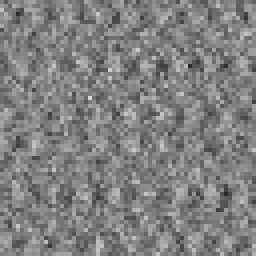
#> input picture HW3/sample.png, 64 x 64 px (shown 4 times larger)
$ jupyter execute hw3.ipynb   (shell and % lines are left out)
#> lines starting #> are read from the running program, lines starting #| are printed output that depends on the picture; after the words box and inside, x2 and y2 are one past the last pixel; in counts of white or black regions, pixels touching at a corner belong together; long printed decimals are rounded
## 画像工学特論課題 3
### 二次元フーリエ変換
<div style="text-align: right"> エネルギー環境システム専攻修士課程1年 26213167 </div>
<div style="text-align: right"> 和田拓弥 </div>

与えられた画像について可視化したものを以下に示す．

[cell 1]
# import library
import cv2
from matplotlib import pyplot as plt
import numpy as np

[cell 2]
# read img
img = cv2.imread("sample.png", 0)
#> img is the input picture: shape (64, 64); min 40, max 217, mean 128.4

# show img
fig = plt.imshow(img, cmap='gray')
plt.show()

この画像について以下に示す二次元離散フーリエ変換(以下DDFT)を試みる．画像から $N_x = 64, N_y = 64$ である．

$$
F_{m_x, m_y} = \frac{1}{N_xN_y}\sum_{n_x=0}^{N_x-1}\sum_{n_y=0}^{N_y-1}f_{n_x, n_y}\exp\{-i(\frac{2\pi m_xn_x}{N_x}+\frac{2\pi m_yn_y}{N_y})\}
$$

ここで上式はループ構造として4重ループ $(= {N_x}^2{N_y}^2)$ の構成となっており，これでは実行時の処理負荷が大きくなる．これを解消するべく，以下の式で示す $G_{n_x, m_y}$ を事前に計算することで3重ループ $(= {N_x}^2N_y + N_x{N_y}^2)$ に工夫した．

$$
G_{n_x, m_y} = \frac{1}{N_y}\sum_{n_y=0}^{N_y-1}f_{n_x, n_y}\exp(-i\frac{2\pi m_yn_y}{N_y})
$$

$$
F_{m_x, m_y} = \frac{1}{N_x}\sum_{n_x=0}^{N_x-1}G_{n_x, m_y}\exp(-i\frac{2\pi m_xn_x}{N_x})
$$

さらに回転子の計算についても計算過程を工夫した．$F_{m_x, m_y}, G_{n_x, m_y}$ の実部と虚部は別々に計算し，$\exp(-i\frac{2\pi nm}{N})$ は $nm$ を $N$ で割った $N (= N_x, N_y)$ 通りの余りを格納した配列，合計4配列について，予め計算することより処理負荷を低減した．

[cell 3]
# define DDFT function
def ddft(data, data2=None, mode="dft"):
#> called with data2 = 'dft', mode = 'dft'
    Ny, Nx = data.shape
#> Ny = 64; Nx = 64

    ReFmxmy = np.zeros_like(data).astype(float)
    ImFmxmy = np.zeros_like(data).astype(float)
    ReGnxmy = np.zeros_like(data).astype(float)
    ImGnxmy = np.zeros_like(data).astype(float)

    ReWpNx = [np.cos(2 * np.pi * i / Nx) for i in range(Nx)]
    ImWpNx = [np.sin(2 * np.pi * i / Nx) for i in range(Nx)]
    ReWpNy = [np.cos(2 * np.pi * i / Ny) for i in range(Ny)]
    ImWpNy = [np.sin(2 * np.pi * i / Ny) for i in range(Ny)]

    if mode == "dft":
        for nx in range(Nx):
            for my in range(Ny):
                for ny in range(Ny):
                    ReGnxmy[my][nx] += data[ny][nx] * ReWpNy[(my * ny) % Ny]
                    ImGnxmy[my][nx] += -data[ny][nx] * ImWpNy[(my * ny) % Ny]
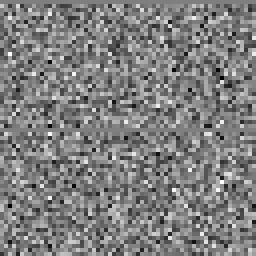
#> ImGnxmy: shape (64, 64) float64 (shown 4 times larger); min -346.4, max 346.4, mean 0; drawn with min black and max white

        for mx in range(Nx):
            for my in range(Ny):
                for nx in range(Nx):
                    ReFmxmy[my][mx] += ReGnxmy[my][nx] * ReWpNx[(mx * nx) % Nx] + ImGnxmy[my][nx] * ImWpNx[(mx * nx) % Nx]
                    ImFmxmy[my][mx] += -ReGnxmy[my][nx] * ImWpNx[(mx * nx) % Nx] + ImGnxmy[my][nx] * ReWpNx[(mx * nx) % Nx]

        ReFmxmy /= Nx * Ny
        ImFmxmy /= Nx * Ny

    elif mode == "idft":
        for nx in range(Nx):
            for my in range(Ny):
                for ny in range(Ny):
                    ReGnxmy[my][nx] += data[ny][nx] * ReWpNy[(my * ny) % Ny] - data2[ny][nx] * ImWpNy[(my * ny) % Ny]
                    ImGnxmy[my][nx] += data[ny][nx] * ImWpNy[(my * ny) % Ny] + data2[ny][nx] * ReWpNy[(my * ny) % Ny]

        for mx in range(Nx):
            for my in range(Ny):
                for nx in range(Nx):
                    ReFmxmy[my][mx] += ReGnxmy[my][nx] * ReWpNx[(mx * nx) % Nx] - ImGnxmy[my][nx] * ImWpNx[(mx * nx) % Nx]
                    ImFmxmy[my][mx] += ReGnxmy[my][nx] * ImWpNx[(mx * nx) % Nx] + ImGnxmy[my][nx] * ReWpNx[(mx * nx) % Nx]

        ReFmxmy /= Nx * Ny
        ImFmxmy /= Nx * Ny

    return ReFmxmy, ImFmxmy

[cell 4]
ReFm, ImFm = ddft(img, "dft")

[cell 5]
ReFm2 = np.zeros_like(ReFm)
ImFm2 = np.zeros_like(ImFm)

ReFm2[0:32, 0:32], ReFm2[32:, 0:32], ReFm2[0:32, 32:], ReFm2[32:, 32:] = ReFm[32:, 32:], ReFm[0:32, 32:], ReFm[32:, 0:32], ReFm[0:32, 0:32]
ImFm2[0:32, 0:32], ImFm2[32:, 0:32], ImFm2[0:32, 32:], ImFm2[32:, 32:] = ImFm[32:, 32:], ImFm[0:32, 32:], ImFm[32:, 0:32], ImFm[0:32, 0:32]
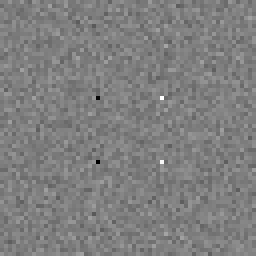
#> ImFm2: shape (64, 64) float64 (shown 4 times larger); min -2.51, max 2.51, mean 7.37e-18; drawn with min black and max white

[cell 6]
# show DDFT results
fig, axes = plt.subplots(nrows=1, ncols=2, sharex=False, figsize=(16.0, 6.0))
plt.subplots_adjust(wspace=0.1)

axes[0].set_xlabel(r"$k_x$ × $\frac{2\pi}{64}$ [rad/px]")
axes[0].set_ylabel(r"$k_y$ × $\frac{2\pi}{64}$ [rad/px]")
axes[1].set_xlabel(r"$k_x$ × $\frac{2\pi}{64}$ [rad/px]")
axes[1].set_ylabel(r"$k_y$ × $\frac{2\pi}{64}$ [rad/px]")

X, Y = np.mgrid[-32:33, -32:33]

ReFm_result = axes[0].pcolormesh(X, Y, ReFm2, cmap='coolwarm')
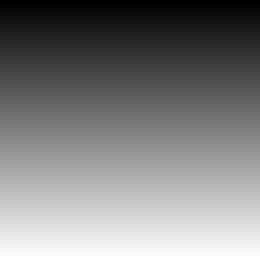
#> X: shape (65, 65) int64 (shown 4 times larger); min -32, max 32, mean 0; drawn with min black and max white
ImFm_result = axes[1].pcolormesh(X, Y, ImFm2, cmap='coolwarm')

ReFm_result.set_clim(vmin=-2, vmax=2)
ImFm_result.set_clim(vmin=-2, vmax=2)

cbar1 = fig.colorbar(ReFm_result, ax=axes[0])
cbar2 = fig.colorbar(ImFm_result, ax=axes[1])

plt.show()
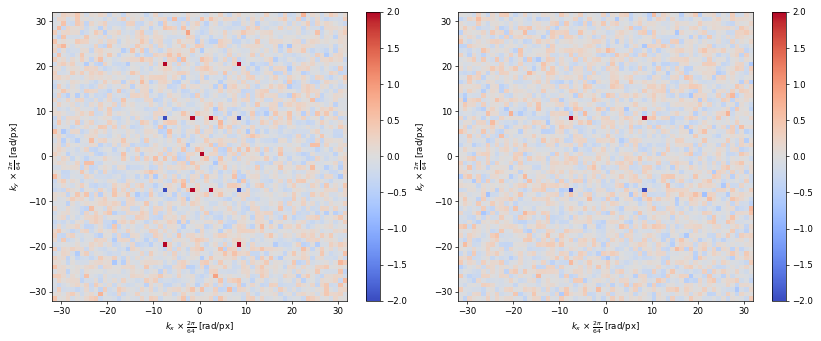
#> figure drawn by matplotlib, 4 panels

左はDDFTの結果のうち実部を示したものであり，右は虚部を示したものである．また上記の波数区間は，DDFTを行った結果の配列に関して，第1象限と第3象限，第2象限と第4象限を入れ替えて表示している．

実部において，ピーク点は各象限に3つと原点に存在している．まず3つのピークについて，第1象限に注目すると主要な3つの波数ベクトルは以下のように求められる．

$$
k_1 = \frac{2\pi}{64}(2, 8) = (\frac{\pi}{16}, \frac{\pi}{4}) [\mathrm{rad/px}]
$$

$$
k_2 = \frac{2\pi}{64}(8, 8) = (\frac{\pi}{4}, \frac{\pi}{4}) [\mathrm{rad/px}]
$$

$$
k_3 = \frac{2\pi}{64}(8, 20) = (\frac{\pi}{4}, \frac{5\pi}{8}) [\mathrm{rad/px}]
$$

原点のピークについて，

[cell 7]
print(f"実部: {ReFm[0][0]}, 虚部: {ImFm[0][0]}")
#| 実部: 128.422, 虚部: 0.0

原点すなわち，$F_{0, 0}$の値は定義式から，サンプル画像の各ピクセルの輝度値を表している．

$$
F_{0, 0} = \frac{1}{N_x, N_y}\sum_{n_x=0}^{N_x-1}\sum_{n_y=0}^{N_y-1}f_{n_x, n_y}
$$

次に，ヒントよりサンプル画像は「3つの成分の正弦波の和とランダムノイズから生成した」と記載されていることから，ランダムノイズを閾値処理により除去し，元画像の取得を試みる．閾値処理について，DDFTの結果から1以下の値を0とするような処理に設定した．

[cell 8]
th = 1

ReFm_th = np.where(ReFm < th, 0, ReFm)
ImFm_th = np.where(ImFm < th, 0, ImFm)

[cell 9]
img_th, _ = ddft(ReFm_th, ImFm_th, "idft")
#> call 2 of ddft, with mode = 'idft'
#> after the loop in ddft (call 2), `for nx in range(Nx):`:
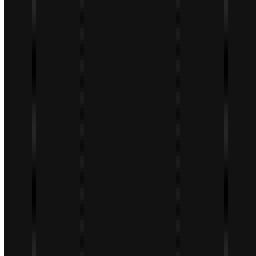
#> ReGnxmy: shape (64, 64) float64 (shown 4 times larger); min -10.24, max 128.4, mean 2; drawn with min black and max white

[cell 10]
# show img
fig = plt.imshow(img_th, cmap='gray')
plt.show()

結果を見るとsample.pngより周期的な構造が得られたことが分かる．

さらに主要な波数ベクトルのみ抽出し，2次元の逆DFT(以下IDDFT)を行った．単純な比較のため，主要な波数と平均輝度値を表す原点のピーク以外の値は全て0に設定している．

[cell 11]
ReFm_k1 = np.zeros_like(ReFm)
ReFm_k2 = np.zeros_like(ReFm)
ReFm_k3 = np.zeros_like(ReFm)

ImFm_k1 = np.zeros_like(ImFm)
ImFm_k2 = np.zeros_like(ImFm)
ImFm_k3 = np.zeros_like(ImFm)

ReFm_k1[0, 0], ReFm_k1[2, 8] = ReFm[0, 0], ReFm[2, 8]
ReFm_k2[0, 0], ReFm_k2[8, 8] = ReFm[0, 0], ReFm[8, 8]
ReFm_k3[0, 0], ReFm_k3[20, 8] = ReFm[0, 0], ReFm[20, 8]

ImFm_k1[0, 0], ImFm_k1[2, 8] = ImFm[0, 0], ImFm[2, 8]
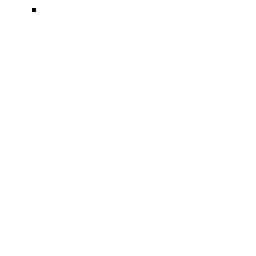
#> ImFm_k1: shape (64, 64) float64 (shown 4 times larger); values -0.143 (black) and 0 (white), 100% white; black in thin lines or dots, all inside (x1, y1, x2, y2) = (8, 2, 9, 3)
ImFm_k2[0, 0], ImFm_k2[8, 8] = ImFm[0, 0], ImFm[8, 8]
#> ImFm_k2: shape (64, 64) float64; values 0 (black) and 2.37 (white), 0.02% white in thin lines or dots, all inside (x1, y1, x2, y2) = (8, 8, 9, 9)
ImFm_k3[0, 0], ImFm_k3[20, 8] = ImFm[0, 0], ImFm[20, 8]
#> ImFm_k3: shape (64, 64) float64; values -0.0806 (black) and 0 (white), 100% white; black in thin lines or dots, all inside (x1, y1, x2, y2) = (8, 20, 9, 21)

[cell 12]
img_k1, _ = ddft(ReFm_k1, ImFm_k1, "idft")
#> call 3 of ddft, with mode = 'idft'
#> after the loop in ddft (call 3), `for mx in range(Nx):`:
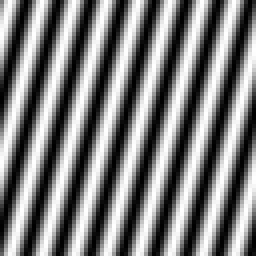
#> ImFmxmy: shape (64, 64) float64 (shown 4 times larger); min -4.99, max 4.99, mean -3.47e-17; drawn with min black and max white
img_k2, _ = ddft(ReFm_k2, ImFm_k2, "idft")
#> call 4 of ddft, with mode = 'idft'
#> after the loop in ddft (call 4), `for mx in range(Nx):`:
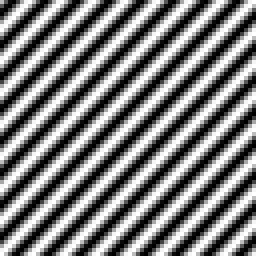
#> ImFmxmy: shape (64, 64) float64 (shown 4 times larger); min -4.85, max 4.85, mean 0; drawn with min black and max white
img_k3, _ = ddft(ReFm_k3, ImFm_k3, "idft")
#> after the loop in ddft (call 5), `for mx in range(Nx):`:
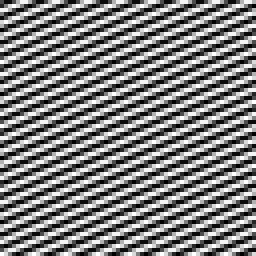
#> ImFmxmy: shape (64, 64) float64 (shown 4 times larger); min -0.212, max 0.212, mean -6.07e-18; drawn with min black and max white
#> in ddft (call 5), `ReFmxmy /= Nx * Ny`:
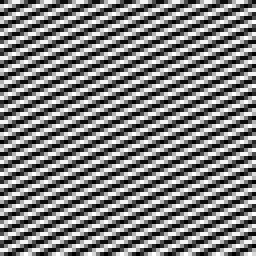
#> ReFmxmy: shape (64, 64) float64 (shown 4 times larger); min 0.0313, max 0.0314, mean 0.0314; drawn with min black and max white

[cell 13]
# show img
fig, axes = plt.subplots(nrows=1, ncols=3, sharex=False, figsize=(20.0, 6.0))
plt.subplots_adjust(wspace=0.2)

axes[0].imshow(img_k1, cmap='gray')
axes[1].imshow(img_k2, cmap='gray')
axes[2].imshow(img_k3, cmap='gray')

plt.show()
